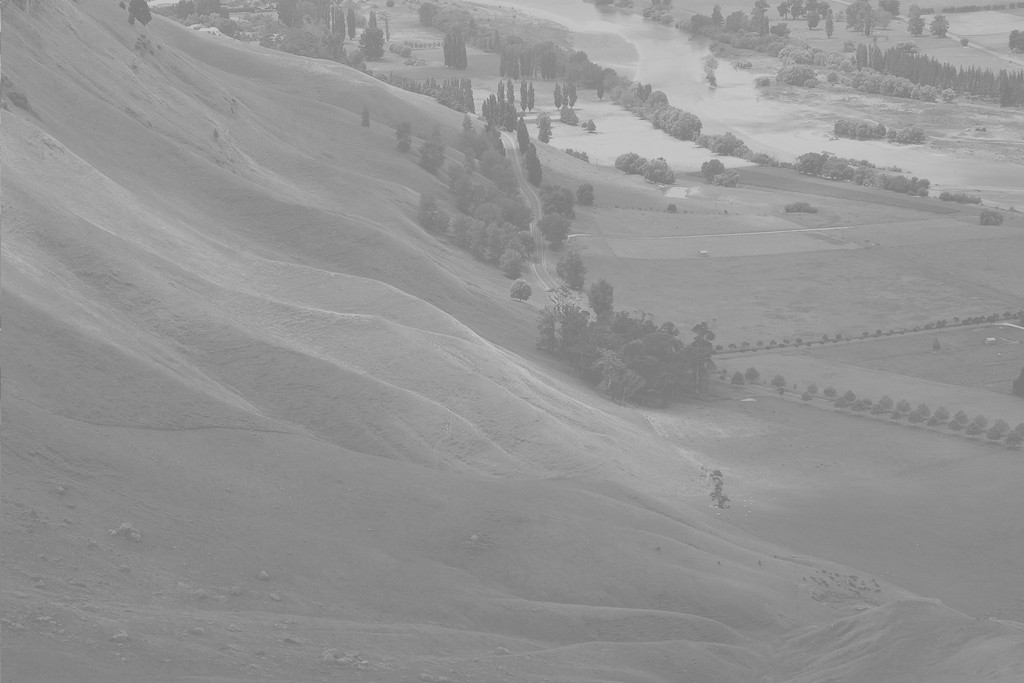
#> input picture images/equal.jpg, 1024 x 683 px
$ jupyter execute Histogram_Equalization_Grayscale.ipynb
#> lines starting #> are read from the running program, lines starting #| are printed output that depends on the picture
# Histogram Equalization

Implementation of histogram equalization for grayscale image. This notebook is an accompaniment to my Medium article.

[cell 1]
import numpy as np
from PIL import Image
import matplotlib.pyplot as plt

## 0. Read image file and convert to numpy array

[cell 2]
#load file as pillow Image
img = Image.open('images/equal.jpg')
#> img is the input picture: PIL image 1024x683 RGB; min 114, max 208, mean 148
orginal = Image.open('images/equal.jpg')
# convert to grayscale
imgray = img.convert(mode='L')

#convert to NumPy array
img_array = np.asarray(imgray)

## 1. Calculate normalized histogram and cumulative histogram

[cell 3]
#flatten image array and calculate histogram via binning
histogram_array = np.bincount(img_array.flatten(), minlength=256)
#> histogram_array = 256 values, max 28701 at index 137, min 0 at index 0, mean 2732

#normalize
num_pixels = np.sum(histogram_array)
#> num_pixels = 699392
histogram_array = histogram_array/num_pixels
#> histogram_array = 256 values, max 0.041 at index 137, min 0 at index 0, mean 0.00391

#cumulative histogram
chistogram_array = np.cumsum(histogram_array)
#> chistogram_array = 256 values from 0 to 1

## 2. Calculate pixel intensity transformation map

[cell 4]
transform_map = np.floor(255 * chistogram_array).astype(np.uint8)
#> transform_map = 256 values from 0 to 255

## 3. Equalization by pixel transformation

[cell 5]
# flatten image array into 1D list
img_list = list(img_array.flatten())
#> img_list = 699392 items

# transform pixel values to equalize
eq_img_list = [transform_map[p] for p in img_list]
#> eq_img_list = 699392 items

# reshape and write back into img_array
eq_img_array = np.reshape(np.asarray(eq_img_list), img_array.shape)
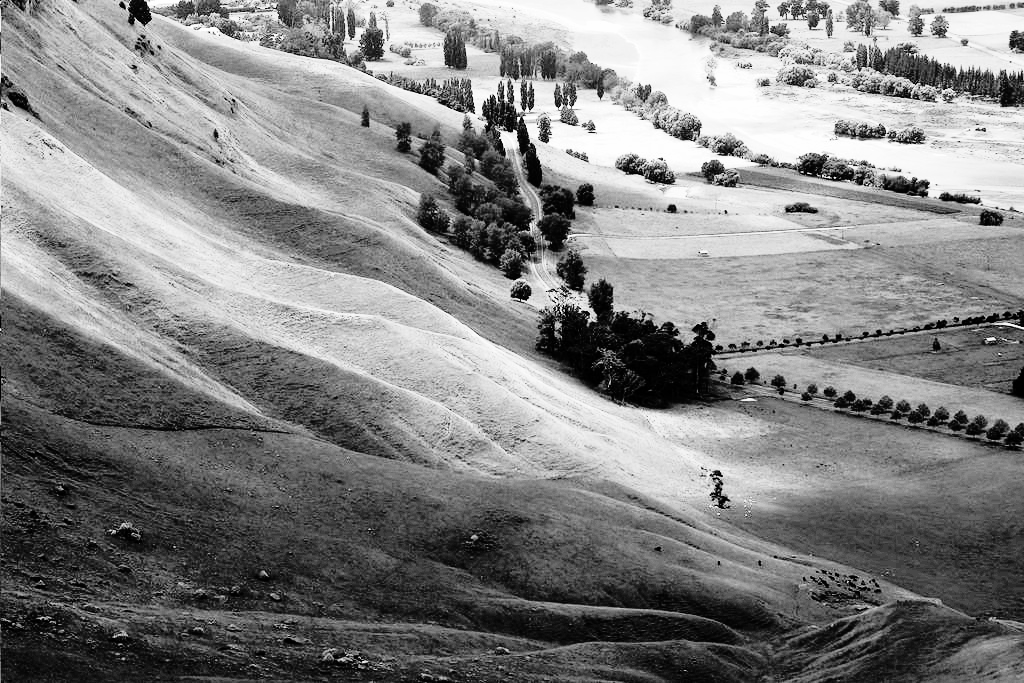
#> eq_img_array: shape (683, 1024); min 0, max 255, mean 130

[cell 6]
# Let's plot the histograms

#histogram and cumulative histogram of original image has been calculated above
ori_cdf = chistogram_array
#> ori_cdf = 256 values from 0 to 1
ori_pdf = histogram_array
#> ori_pdf has the same summary as histogram_array

#calculate histogram and cumulative histogram of equalized image
eq_histogram_array = np.bincount(eq_img_array.flatten(), minlength=256)
#> eq_histogram_array = 256 values, max 28701 at index 62, min 0 at index 6, mean 2732
num_pixels = np.sum(eq_histogram_array)
eq_pdf = eq_histogram_array/num_pixels
#> eq_pdf = 256 values, max 0.041 at index 62, min 0 at index 6, mean 0.00391
eq_cdf = np.cumsum(eq_pdf)
#> eq_cdf = 256 values from 0.00278 to 1

#plot
plt.figure()
plt.plot(ori_pdf)
plt.plot(eq_pdf)
plt.xlabel('Pixel intensity')
plt.ylabel('Distribution')
plt.legend(['Original','Equalized'])
plt.figure()
plt.plot(ori_cdf)
plt.plot(eq_cdf)
plt.xlabel('Pixel intensity')
plt.ylabel('Distribution')
plt.legend(['Original','Equalized'])
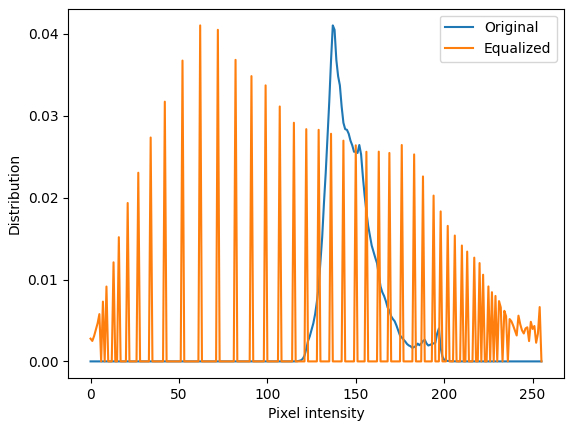
#> figure drawn by matplotlib, 1 panel; curve peaks at x = 137, y = 0.041; curve peaks at x = 62, y = 0.041
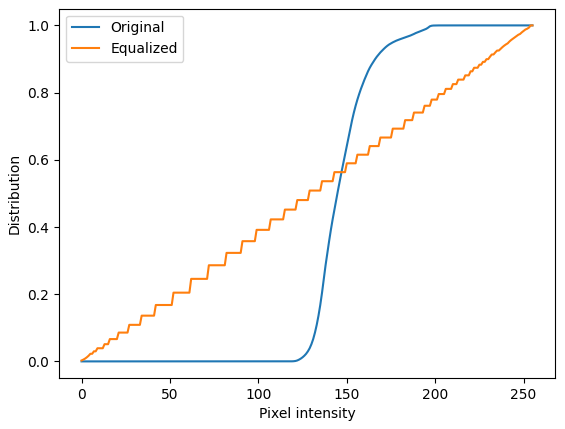
#> figure drawn by matplotlib, 1 panel; curve peaks at x = 208, y = 1; curve peaks at x = 255, y = 1
